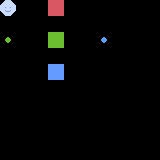

The image is a tile-based game level rendered from a .tmx file. Its description and complete source (layers, tilesets, objects, tile grids) follow:
An orthogonal 10x10 tile map with 16x16 px tiles, 1 tile layer (tiles).

<map version="1.2" tiledversion="1.3.2" orientation="orthogonal" renderorder="right-down" compressionlevel="-1" width="10" height="10" tilewidth="16" tileheight="16" infinite="0" nextlayerid="2" nextobjectid="1">
 <editorsettings>
  <export target="3.lua" format="lua" />
 </editorsettings>
 <tileset firstgid="1" source="tilesets/tiles.tsx" />
 <layer id="1" name="tiles" width="10" height="10">
  <data encoding="csv">
1,0,0,6,0,0,0,5,0,0,
0,0,0,5,0,0,0,5,0,0,
3,0,0,7,0,0,4,5,0,0,
0,0,0,5,0,0,0,5,0,0,
0,0,0,8,0,0,0,5,0,0,
5,5,5,5,5,5,5,5,0,0,
0,0,0,0,0,0,0,0,0,0,
0,0,0,0,0,0,0,0,0,0,
0,0,0,0,0,0,0,0,0,0,
0,0,0,0,0,0,0,0,0,0
</data>
 </layer>
</map>
